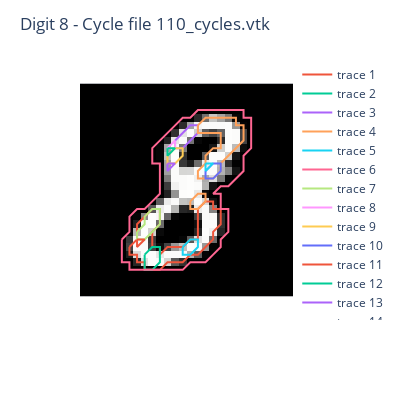

Here is the notebook cell this chart was saved with:
### Markdown cell above
We can visualize the generated cycles when the filtration is selected to be defined by the original pixel values.

### Code cell
VTK_DIR_ORIG = os.path.join(DATA_DIR, "vtk-original") 

pngFile = os.path.join(IMG_DIR, digitPrefix+".png")
img = io.imread(pngFile)
cycleFile = os.path.join(VTK_DIR_ORIG, digitPrefix+"_cycles.vtk")

iplot(visualizeCycles(img, cycleFile))

### Figure 1 — Plotly figure (JSON) as saved in the notebook; plotly's stock layout.template omitted (floating-point values rounded to 4 significant figures; data arrays with more than 128 entries replaced by an {"elided": "..."} marker saying what was removed)
{"data": [{"coloraxis": "coloraxis", "hovertemplate": "x: %{x}<br>y: %{y}<br>color: %{z}<extra></extra>", "name": "0", "type": "heatmap", "xaxis": "x", "yaxis": "y", "z": {"elided": "28x28 int values"}}, {"mode": "lines", "type": "scatter", "x": [6, 6, 7, 7, 8, 8, 9, 10, 11, 12, 13, 14, 15, 16, 17, 17, 18, 18, 18, 17, 17, 16, 15, 15, 15, 15, 15, 14, 13, 12, 11, 10, 10, 9, 9, 9, 10, 10, 10, 9, 8, 7, 7, 7, 6], "y": [21, 22, 22, 23, 23, 24, 24, 24, 23, 23, 23, 22, 22, 21, 20, 19, 18, 17, 16, 16, 15, 15, 16, 17, 18, 19, 20, 20, 21, 21, 21, 22, 21, 21, 20, 19, 18, 17, 16, 16, 17, 18, 19, 20, 21]}, {"mode": "lines", "type": "scatter", "x": [8, 8, 8, 9, 10, 10, 10, 9, 8], "y": [22, 23, 24, 24, 23, 22, 21, 21, 22]}, {"mode": "lines", "type": "scatter", "x": [12, 12, 13, 14, 15, 15, 14, 13, 12], "y": [7, 8, 8, 7, 6, 5, 5, 6, 7]}, {"mode": "lines", "type": "scatter", "x": [15, 15, 16, 17, 18, 18, 18, 17, 16, 16, 15, 15, 16, 17, 18, 18, 19, 20, 21, 21, 21, 20, 20, 19, 18, 17, 16, 15], "y": [5, 6, 6, 6, 6, 7, 8, 8, 9, 10, 11, 12, 12, 12, 11, 10, 9, 8, 7, 6, 5, 5, 4, 4, 4, 4, 4, 5]}, {"mode": "lines", "type": "scatter", "x": [13, 13, 14, 15, 15, 14, 13], "y": [21, 22, 22, 21, 20, 20, 21]}, {"mode": "lines", "type": "scatter", "x": [5, 5, 5, 5, 6, 6, 7, 8, 9, 10, 11, 12, 13, 14, 15, 16, 17, 18, 18, 19, 19, 19, 19, 18, 18, 18, 17, 18, 19, 20, 21, 21, 21, 22, 22, 22, 22, 22, 21, 21, 20, 19, 18, 17, 16, 15, 14, 13, 12, 11, 10, 9, 9, 9, 10, 10, 10, 10, 10, 9, 8, 7, 6, 6, 6, 5], "y": [20, 21, 22, 23, 23, 24, 24, 24, 24, 24, 24, 24, 24, 23, 23, 23, 22, 21, 20, 19, 18, 17, 16, 16, 15, 14, 14, 13, 13, 12, 11, 10, 9, 8, 7, 6, 5, 4, 4, 3, 3, 3, 3, 3, 3, 3, 4, 4, 5, 6, 7, 8, 9, 10, 10, 11, 12, 13, 14, 15, 16, 16, 17, 18, 19, 20]}, {"mode": "lines", "type": "scatter", "x": [7, 7, 8, 9, 10, 10, 10, 9, 8, 8, 7], "y": [19, 20, 20, 19, 18, 17, 16, 16, 17, 18, 19]}, {"mode": "lines", "type": "scatter", "x": [12, 12, 11, 12], "y": [7, 8, 8, 7]}, {"mode": "lines", "type": "scatter", "x": [11, 11, 12, 13, 13, 12, 11], "y": [9, 10, 10, 9, 8, 8, 9]}, {"mode": "lines", "type": "scatter", "x": [16, 16, 17, 18, 18, 17, 16], "y": [11, 12, 12, 11, 10, 10, 11]}, {"mode": "lines", "type": "scatter", "x": [7, 7, 8, 7], "y": [20, 21, 20, 20]}, {"mode": "lines", "type": "scatter", "x": [11, 11, 12, 11], "y": [8, 9, 8, 8]}, {"mode": "lines", "type": "scatter", "x": [11, 11, 12, 11], "y": [10, 11, 10, 10]}, {"mode": "lines", "type": "scatter", "x": [14, 14, 15, 16, 16, 15, 14], "y": [15, 16, 16, 15, 14, 14, 15]}, {"mode": "lines", "type": "scatter", "x": [16, 16, 17, 16], "y": [10, 11, 10, 10]}], "layout": {"coloraxis": {"colorscale": [[0, "rgb(0, 0, 0)"], [0.09091, "rgb(16, 16, 16)"], [0.1818, "rgb(38, 38, 38)"], [0.2727, "rgb(59, 59, 59)"], [0.3636, "rgb(81, 80, 80)"], [0.4545, "rgb(102, 101, 101)"], [0.5455, "rgb(124, 123, 122)"], [0.6364, "rgb(146, 146, 145)"], [0.7273, "rgb(171, 171, 170)"], [0.8182, "rgb(197, 197, 195)"], [0.9091, "rgb(224, 224, 223)"], [1, "rgb(254, 254, 253)"]], "showscale": false}, "height": 400, "margin": {"t": 60}, "title": {"text": "Digit 8 - Cycle file 110_cycles.vtk"}, "width": 400, "xaxis": {"anchor": "y", "constrain": "domain", "domain": [0, 1], "scaleanchor": "y", "showticklabels": false}, "yaxis": {"anchor": "x", "autorange": "reversed", "constrain": "domain", "domain": [0, 1], "showticklabels": false}}}
